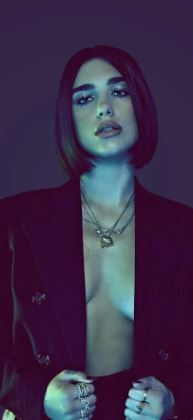
#> input picture face_recognition/charac/dua_lipa/2022-05-24 18_47_04-wallpaper dua lipa - Google Search.jpg, 193 x 420 px
$ python face_recognition.py
#> lines starting #> are read from the running program, lines starting #| are printed output that depends on the picture
import os
import numpy as np
import cv2 as cv

IMG_SIZE = (500,500)
# resize frame
def resizeFrame(frame):
    dimension = IMG_SIZE
    return cv.resize(frame, dimension,interpolation = cv.INTER_AREA)
# rescale func if required
def rescaleFrame(frame,scale = 0.75):
    width = (int)(frame.shape[1]*scale)
    height = (int)(frame.shape[0]*scale)

    dimension = (width , height)
    return cv.resize(frame, dimension,interpolation = cv.INTER_AREA)

# this list will store the name of the characters
# for whom the recgonizer is trained
people = []

DIR = r'charac'

# Append the name of the charcters to the list
for i in os.listdir(DIR):
    people.append(i)
#> pass 2 of the loop `for i in os.listdir(DIR):`:

# the characters scanned
print(f'The list of people scanned {people}')

# creating face Detector
haar_cascade = cv.CascadeClassifier('haar_face.xml')

# creating face recognizer
face_recognizer = cv.face.LBPHFaceRecognizer_create()


features = [] # contains images for training
labels = []   # contains labels for image identification

# Function to train the recognizer
def create_training():
    for person in people:
        # path of images of every person in the list
        path = os.path.join(DIR, person)
        # label of each person is its index in the list
        label = people.index(person)

        for img in os.listdir(path):

            # finding path of each images
            img_path = os.path.join(path,img)
            # reading each image
            img_array = cv.imread(img_path)
#> img_array is the input picture: shape (420, 193, 3); mean B, G, R 75.2, 46.6, 62
            # checking if the character has images or all images have been read
            if img_array is None:
                continue
            # converting to gray scale
            gray = cv.cvtColor(img_array, cv.COLOR_BGR2GRAY)
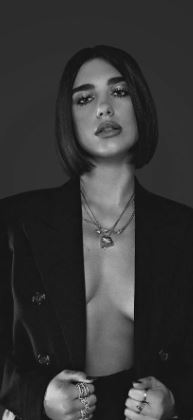
#> gray: shape (420, 193); min 7, max 224, mean 54.4
            # list to store the detected face
            faces_rect = haar_cascade.detectMultiScale(gray, scaleFactor=1.1, minNeighbors=12)
#> faces_rect = [[60, 63, 90, 90]]

            # cropping and storing the face in features and its label in labels
            for (x,y,w,h) in faces_rect:
                faces_roi = gray[y:y+h, x:x+w]
                features.append(faces_roi)
                labels.append(label)
#> this loop made 1 pass
#> pass 1, in create_training, `faces_roi = gray[y:y+h, x:x+w]`:
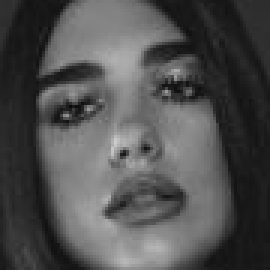
#> faces_roi: shape (90, 90) (shown 3 times larger); min 10, max 203, mean 80.1
#> after the loop, features = 1 item; labels = [0]
#> pass 2 of the loop in create_training, `for person in people:`:
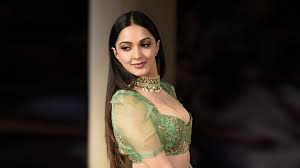
#> input picture face_recognition/charac/kiara/images (1).jfif, 300 x 168 px
#> in create_training, img_array is the input picture: shape (168, 300, 3); mean B, G, R 34.6, 42.6, 50.6
#> in create_training, `gray = cv.cvtColor(img_array, cv.COLOR_BGR2GRAY)`:
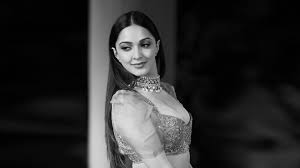
#> gray: shape (168, 300); min 0, max 244, mean 44.1
#> faces_rect = [[109, 25, 54, 54]]
#> the loop in create_training, `for (x,y,w,h) in faces_rect:` made 1 pass
#> pass 1, in create_training, `faces_roi = gray[y:y+h, x:x+w]`:
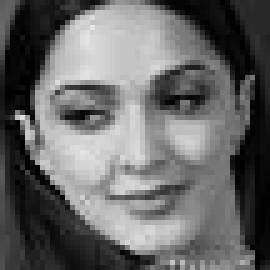
#> faces_roi: shape (54, 54) (shown 5 times larger); min 0, max 229, mean 103.4

# initialinzing the training

create_training()

print(f'total features = {len(features)}')
print(f'total labels = {len(labels)}')

print('Training done ---------------')

# converting features and labels to numpy arrays
features = np.array(features, dtype='object')
labels = np.array(labels)

# training face recognizer with features and labels
face_recognizer.train(features,labels)

# saving the training results in face_trained.yml
face_recognizer.save('face_trained.yml')

# also saving features and labels
np.save('features.npy', features)
np.save('labels.npy', labels)

# reading the training results from face_trained.yml
face_recognizer.read('face_trained.yml')

#--------------------------------------------------------------------
# function takes an image matrix or a frame and recognizes face
# a= 0 means iamge is passed and a== 1 means video frmaes are passed
def recognize_face(img,a):
    img = resizeFrame(img)

    gray = cv.cvtColor(img,cv.COLOR_BGR2GRAY)
    # cv.imshow('gray',gray)
    # cv.imshow('img',img)


    face_rect = haar_cascade.detectMultiScale(gray,1.3,8)
    # print(f'num of face detected {len(face_rect)}')
    for (x,y,w,h) in face_rect:

        # slicing the detected face i.e region of intrest
        face_roi = gray[y:y+h, x:x+w]

        # making predictions
        label,confidence = face_recognizer.predict(face_roi)
        if(a==0):
            print(f'{people[label]} with a confidence of {confidence}')

        #putting text and marking the recognized face
        cv.putText(img,str(people[label]),(x,y+h),cv.FONT_HERSHEY_SIMPLEX,1.3,(0,0,255),3)
        cv.rectangle(img,(x,y),(x+w,y+h),(0,255,0),2)
    # displaying the recognized face
    cv.imshow('Recognized face',img)
#--------------------------------------------------------------------

a = 0
# initializing the test directory
test_dir = 'test'
# continue until right instruction is not received
while a!=1 and a!=2:
    print('For Testing an image enter 1 or for testing a video enter 2 : ')
    a =int(input())
#> the answer given: 3
#> the answer given: 3
#> the answer given: 3
#> the answer given: 3
#> the answer given: 3
#> the answer given: 3
#> (the run stopped early here; a loop or call above may not have finished)
